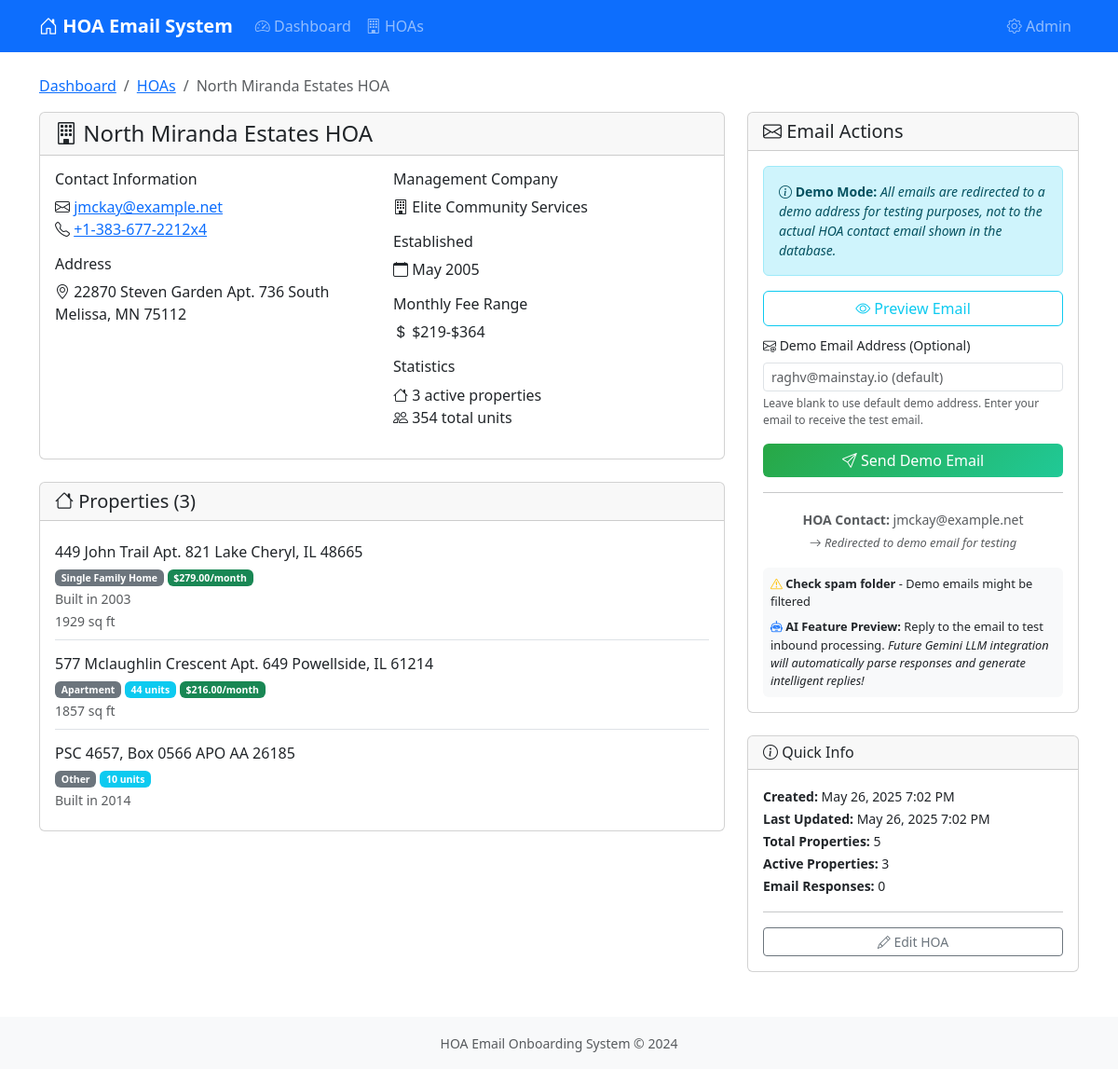
/hoas/2/, run on the app's committed database.
### hoa_management/models.py (models this page shows, shortened)
class HOA(models.Model):
    name = models.CharField(max_length=200, help_text="Name of the HOA")
    address = models.TextField(help_text="Physical address of the HOA")
    contact_email = models.EmailField(
        validators=[EmailValidator()], help_text="Primary contact email for the HOA"
    )
    phone_regex = RegexValidator(
        regex=r"^\+?1?\d{9,15}$",
        message="Phone number must be entered in the format: '+999999999'. Up to 15 digits allowed.",
    )
    phone = models.CharField(
        validators=[phone_regex],
        max_length=17,
        blank=True,
        help_text="Contact phone number",
    )
    management_company = models.CharField(
        max_length=200,
        blank=True,
        null=True,
        help_text="Name of the management company (if any)",
    )
    website = models.URLField(blank=True, null=True, help_text="HOA website URL")
    established_date = models.DateField(
        blank=True, null=True, help_text="Date when HOA was established"
    )
    total_units = models.PositiveIntegerField(
        default=0, help_text="Total number of units managed by this HOA"
    )
    monthly_fee_range = models.CharField(
        max_length=50,
        blank=True,
        null=True,
        help_text="Monthly fee range (e.g., '$200-$400')",
    )
    demo_email_used = models.EmailField(
        blank=True,
        null=True,
        help_text="Demo email address used for this HOA's onboarding",
    )
    created_at = models.DateTimeField(auto_now_add=True)
    updated_at = models.DateTimeField(auto_now=True)
    class Meta:
        verbose_name = "HOA"
        verbose_name_plural = "HOAs"
        ordering = ["name"]

class Property(models.Model):
    PROPERTY_TYPES = [
        ("single_family", "Single Family Home"),
        ("townhouse", "Townhouse"),
        ("condo", "Condominium"),
        ("apartment", "Apartment"),
        ("commercial", "Commercial"),
        ("other", "Other"),
    ]
    hoa = models.ForeignKey(
        HOA,
        on_delete=models.CASCADE,
        related_name="properties",
        help_text="HOA that manages this property",
    )
    address = models.TextField(help_text="Property address")
    property_type = models.CharField(
        max_length=20,
        choices=PROPERTY_TYPES,
        default="single_family",
        help_text="Type of property",
    )
    unit_count = models.PositiveIntegerField(
        default=1,
        help_text="Number of units in this property (1 for single family homes)",
    )
    square_footage = models.PositiveIntegerField(
        blank=True, null=True, help_text="Total square footage"
    )
    year_built = models.PositiveIntegerField(
        blank=True, null=True, help_text="Year the property was built"
    )
    monthly_hoa_fee = models.DecimalField(
        max_digits=8,
        decimal_places=2,
        blank=True,
        null=True,
        help_text="Monthly HOA fee for this property",
    )
    is_active = models.BooleanField(
        default=True, help_text="Whether this property is actively managed"
    )
    created_at = models.DateTimeField(auto_now_add=True)
    updated_at = models.DateTimeField(auto_now=True)
    class Meta:
        verbose_name = "Property"
        verbose_name_plural = "Properties"
        ordering = ["address"]

### hoa_management/views.py (the view)
# urls.py: path("hoas/<int:hoa_id>/", views.hoa_detail, name="hoa_detail"),
def hoa_detail(request, hoa_id):
    hoa = get_object_or_404(HOA, id=hoa_id)
    properties = hoa.properties.filter(is_active=True).order_by("address")
    latest_response = hoa.email_responses.first()  # Already ordered by -created_at
    context = {
        "hoa": hoa,
        "properties": properties,
        "latest_response": latest_response,
    }
    return render(request, "hoa_management/hoa_detail.html", context)

### hoa_management/templates/hoa_management/hoa_detail.html (shortened to what this page needs)
{% extends 'hoa_management/base.html' %}
{% block content %}
<div class="row">
    <div class="col-12">
        <nav aria-label="breadcrumb">
            <ol class="breadcrumb">
                <li class="breadcrumb-item"><a href="{% url 'dashboard' %}">Dashboard</a></li>
                <li class="breadcrumb-item"><a href="{% url 'hoa_list' %}">HOAs</a></li>
                <li class="breadcrumb-item active">{{ hoa.name }}</li>
            </ol>
        </nav>
    </div>
</div>
<div class="row">
    <div class="col-lg-8">
        <div class="card mb-4">
            <div class="card-header">
                <h4 class="mb-0">
                    <i class="bi bi-building"></i> {{ hoa.name }}
                </h4>
            </div>
            <div class="card-body">
                <div class="row">
                    <div class="col-md-6">
                        <h6>Contact Information</h6>
                        <p>
                            <i class="bi bi-envelope"></i> <a href="mailto:{{ hoa.contact_email }}">{{ hoa.contact_email }}</a><br>
                            {% if hoa.phone %}
                                <i class="bi bi-telephone"></i> <a href="tel:{{ hoa.phone }}">{{ hoa.phone }}</a><br>
                            {% endif %}
                        </p>
                        <h6>Address</h6>
                        <p>
                            <i class="bi bi-geo-alt"></i> {{ hoa.address }}
                        </p>
                    </div>
                    <div class="col-md-6">
                        {% if hoa.management_company %}
                        <h6>Management Company</h6>
                        <p>
                            <i class="bi bi-building"></i> {{ hoa.management_company }}
                        </p>
                        {% endif %}
                        {% if hoa.established_date %}
                        <h6>Established</h6>
                        <p>
                            <i class="bi bi-calendar"></i> {{ hoa.established_date|date:"F Y" }}
                        </p>
                        {% endif %}
                        {% if hoa.monthly_fee_range %}
                        <h6>Monthly Fee Range</h6>
                        <p>
                            <i class="bi bi-currency-dollar"></i> {{ hoa.monthly_fee_range }}
                        </p>
                        {% endif %}
                        <h6>Statistics</h6>
                        <p>
                            <i class="bi bi-house"></i> {{ properties.count }} active properties<br>
                            <i class="bi bi-people"></i> {{ hoa.total_units }} total units
                        </p>
                    </div>
                </div>
            </div>
        </div>
        <div class="card">
            <div class="card-header">
                <h5 class="mb-0">
                    <i class="bi bi-house"></i> Properties ({{ properties.count }})
                </h5>
            </div>
            <div class="card-body">
                {% if properties %}
                <div class="property-list">
                    {% for property in properties %}
                    <div class="border-bottom py-2 {% if not forloop.last %}mb-2{% endif %}">
                        <div class="d-flex justify-content-between align-items-start">
                            <div>
                                <h6 class="mb-1">{{ property.address }}</h6>
                                <small class="text-muted">
                                    <span class="badge bg-secondary">{{ property.get_property_type_display }}</span>
                                    {% if property.unit_count > 1 %}
                                        <span class="badge bg-info">{{ property.unit_count }} units</span>
                                    {% endif %}
                                    {% if property.monthly_hoa_fee %}
                                        <span class="badge bg-success">${{ property.monthly_hoa_fee }}/month</span>
                                    {% endif %}
                                </small>
                                {% if property.year_built %}
                                <br><small class="text-muted">Built in {{ property.year_built }}</small>
                                {% endif %}
                                {% if property.square_footage %}
                                <br><small class="text-muted">{{ property.square_footage|floatformat:0 }} sq ft</small>
                                {% endif %}
                            </div>
                        </div>
                    </div>
                    {% endfor %}
                </div>
                {% else %}
                <div class="text-center py-4">
                    <i class="bi bi-house display-4 text-muted"></i>
                    <p class="text-muted mt-2">No active properties found for this HOA.</p>
                </div>
                {% endif %}
            </div>
        </div>
    </div>
    <div class="col-lg-4">
        <div class="card mb-4">
            <div class="card-header">
                <h5 class="mb-0">
                    <i class="bi bi-envelope"></i> Email Actions
                </h5>
            </div>
            <div class="card-body">
                <div class="alert alert-info alert-sm mb-3" style="font-size: 0.875rem;">
                    <i class="bi bi-info-circle"></i> <strong>Demo Mode:</strong>
                    <em>All emails are redirected to a demo address for testing purposes, not to the actual HOA contact email shown in the database.</em>
                </div>
                <div class="d-grid gap-2">
                    <a href="{% url 'email_preview' hoa.id %}" class="btn btn-outline-info">
                        <i class="bi bi-eye"></i> Preview Email
                    </a>
                    <form method="post" action="{% url 'send_email' hoa.id %}" id="emailForm">
                        <div class="mb-3">
                            <label for="demo_email" class="form-label small">
                                <i class="bi bi-envelope-at"></i> Demo Email Address (Optional)
                            </label>
                            <input type="email" class="form-control form-control-sm" id="demo_email" name="demo_email"
                                   placeholder="raghv@mainstay.io (default)">
                            <div class="form-text" style="font-size: 0.75rem;">
                                Leave blank to use default demo address. Enter your email to receive the test email.
                            </div>
                        </div>
                        <button type="submit" class="btn btn-send-email w-100">
                            <i class="bi bi-send"></i> Send Demo Email
                        </button>
                    </form>
                </div>
                <hr>
                <div class="text-center">
                    <small class="text-muted">
                        <strong>HOA Contact:</strong> {{ hoa.contact_email }}<br>
                        <em style="font-size: 0.8rem;">
                            <i class="bi bi-arrow-right"></i> Redirected to demo email for testing
                        </em>
                    </small>
                </div>
                <div class="mt-3 p-2 bg-light rounded" style="font-size: 0.8rem;">
                    <div class="mb-2">
                        <i class="bi bi-exclamation-triangle text-warning"></i>
                        <strong>Check spam folder</strong> - Demo emails might be filtered
                    </div>
                    <div>
                        <i class="bi bi-robot text-primary"></i>
                        <strong>AI Feature Preview:</strong> Reply to the email to test inbound processing.
                        <em>Future Gemini LLM integration will automatically parse responses and generate intelligent replies!</em>
                    </div>
                </div>
            </div>
        </div>
        <div class="card">
            <div class="card-header">
                <h6 class="mb-0">
                    <i class="bi bi-info-circle"></i> Quick Info
                </h6>
            </div>
            <div class="card-body">
                <small>
                    <strong>Created:</strong> {{ hoa.created_at|date:"M d, Y g:i A" }}<br>
                    <strong>Last Updated:</strong> {{ hoa.updated_at|date:"M d, Y g:i A" }}<br>
                    <strong>Total Properties:</strong> {{ hoa.properties.count }}<br>
                    <strong>Active Properties:</strong> {{ properties.count }}<br>
                    <strong>Email Responses:</strong> {{ hoa.email_responses.count }}
                </small>
                <hr>
                <div class="d-grid">
                    <a href="/admin/hoa_management/hoa/{{ hoa.id }}/change/" class="btn btn-outline-secondary btn-sm">
                        <i class="bi bi-pencil"></i> Edit HOA
                    </a>
                </div>
            </div>
        </div>
    </div>
</div>
{% endblock %}

### hoa_management/templates/hoa_management/base.html (style rules this page uses)
.property-list { max-height: 300px; overflow-y: auto; }
.btn-send-email { background: linear-gradient(135deg, #28a745 0%, #20c997 100%); border: none; color: white; }

### data on the page
HOA: name "North Miranda Estates HOA", contact_email "jmckay@example.net", phone "+1-383-677-2212x4", address "22870 Steven Garden Apt. 736 South Melissa, MN 75112", management_company "Elite Community Services", established_date "May 2005", monthly_fee_range "$219-$364", total_units "354", created_at "May 26, 2025 7:02 PM", updated_at "May 26, 2025 7:02 PM", properties.count "5", email_responses.count "0"
Property: address "449 John Trail Apt. 821 Lake Cheryl, IL 48665", property_type "Single Family Home", monthly_hoa_fee "279.00", year_built "2003", square_footage "1929"
Property: address "577 Mclaughlin Crescent Apt. 649 Powellside, IL 61214", property_type "Apartment", unit_count "44", monthly_hoa_fee "216.00", square_footage "1857"
Property: address "PSC 4657, Box 0566 APO AA 26185", property_type "Other", unit_count "10", year_built "2014"

### other printed values
{{ properties.count }} "3"
